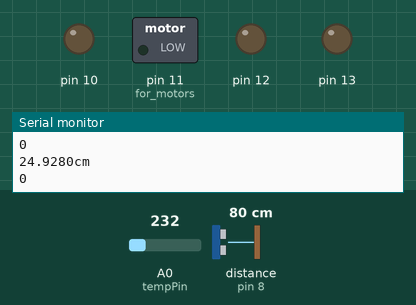
The sketch below on a simulated Arduino Uno, built with avr-gcc and run on an emulated ATmega328P. Shown: switched loads named in the sketch (green lamp = pin HIGH), output pins drawn as LEDs (lit = HIGH), the last lines printed to the serial monitor. Wiring (inferred from the names in the program): ultrasonic range finder: trigger pin 9; echo pin 8. The test bench sets the inputs (shaded band); at power-on: distance to the obstacle (sensor on pin 8) 80 cm, A0 (tempPin) = 232. The echo pulse lasts 58.3 µs per cm; pins used as bus, display or sensor lines are not drawn.

Above: at 1.2 s.
1.3 s: distance to the obstacle (sensor on pin 8) set to 2 cm
At 1.59 s:
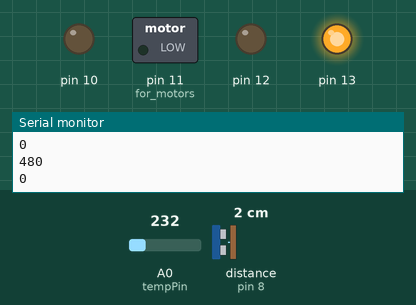
3.3 s: distance to the obstacle (sensor on pin 8) set to 60 cm
At 3.7 s:
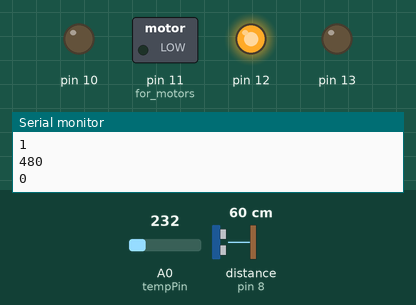
Timing chart, 0 to 6.3 s (numbered marks = the images above; inputs shaded):
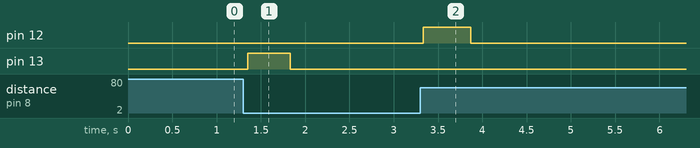

The sketch:

main.ino
```cpp
const int echo = 8, Trig = 9;
float tempC;
int reading,del=460,del2=0;
int tempPin = 0;
int i=0;
void setup()
{
  pinMode(13,OUTPUT);
  pinMode(12,OUTPUT);
  pinMode(10,OUTPUT);
  pinMode(11,OUTPUT);//for motors
  analogReference(INTERNAL);
// initialize serial communication:
Serial.begin(9600);
pinMode(Trig, OUTPUT);
pinMode(echo, INPUT);
}


void loop()
{
// establish variables for duration of the ping,
// and the distance result in inches and centimeters:
long duration, inches, cm,x;
// The PING))) is triggered by a HIGH pulse of 10 microseconds.
// Give a short LOW pulse beforehand to ensure a clean HIGH pulse:
digitalWrite(Trig, LOW);
delayMicroseconds(2);
digitalWrite(Trig, HIGH);
delayMicroseconds(10);
digitalWrite(Trig, LOW);
// The echo pin is used to read the signal from the PING))): a HIGH
// pulse whose duration is the time (in microseconds) from the sending
// of the ping to the reception of its echo off of an object.
duration = pulseIn(echo, HIGH);
// convert the time into a distance
inches = microsecondsToInches(duration);
cm = microsecondsToCentimeters(duration);
reading = analogRead(tempPin);
tempC = reading / 9.31;
Serial.print(tempC);
Serial.print(cm);
Serial.print("cm");
Serial.println();
Serial.print(i);
Serial.println();
Serial.print(del);
Serial.println();
Serial.print(del2);
Serial.println();

if(tempC>=15)// for setting angles according to temperature

{
  del=480;//for around 460 degree
  del2=0;
}
if(tempC<15&&tempC>8)
{
  del=480;
  del2=59;//around 45 degree
}
if(tempC<=8)
{
  del=480;
  del2=130;//around 90 degree

}

x=cm;

if(i==0)
{
if(x>=60)
{
 digitalWrite(12,LOW);
 digitalWrite(13,LOW);
 digitalWrite(11,LOW);
 digitalWrite(10,LOW);

}
if(x<60)
{

 digitalWrite(13,HIGH);
 digitalWrite(12,LOW);
 delay(del);
 digitalWrite(10,HIGH);
 digitalWrite(11,LOW);
 delay(del2);
 i=1;
}
}

if(i==1)
{
if(x>=60)
{
 digitalWrite(12,HIGH);
 digitalWrite(13,LOW);
 delay(del);
 if(del2==0)
 {
 digitalWrite(11,LOW);
 digitalWrite(10,LOW);
 }
 else
{
 digitalWrite(11,HIGH);
 digitalWrite(10,LOW);
 delay(del2);
}
 i=0;
}
if(x<60)
{
 digitalWrite(12,LOW);
 digitalWrite(13,LOW);
 digitalWrite(11,LOW);
 digitalWrite(10,LOW);

}
}

delay(50);

}


long microsecondsToInches(long microseconds)
{
// According to Parallax's datasheet for the PING))), there are
// 73.746 microseconds per inch (i.e. sound travels at 1130 feet per
// second). This gives the distance travelled by the ping, outbound
// and return, so we divide by 2 to get the distance of the obstacle.
return microseconds / 74 / 2;
}


long microsecondsToCentimeters(long microseconds)
{
// The speed of sound is 340 m/s or 29 microseconds per centimeter.
// The ping travels out and back, so to find the distance of the
// object we take half of the distance travelled.
return microseconds / 29 / 2;
}
```

Measured:
- after the input at 1.3 s, pin 13: LOW → HIGH after 0.05 s, → LOW 0.48 s later
- after the input at 3.3 s, pin 12: LOW → HIGH at once, → LOW 0.54 s later
